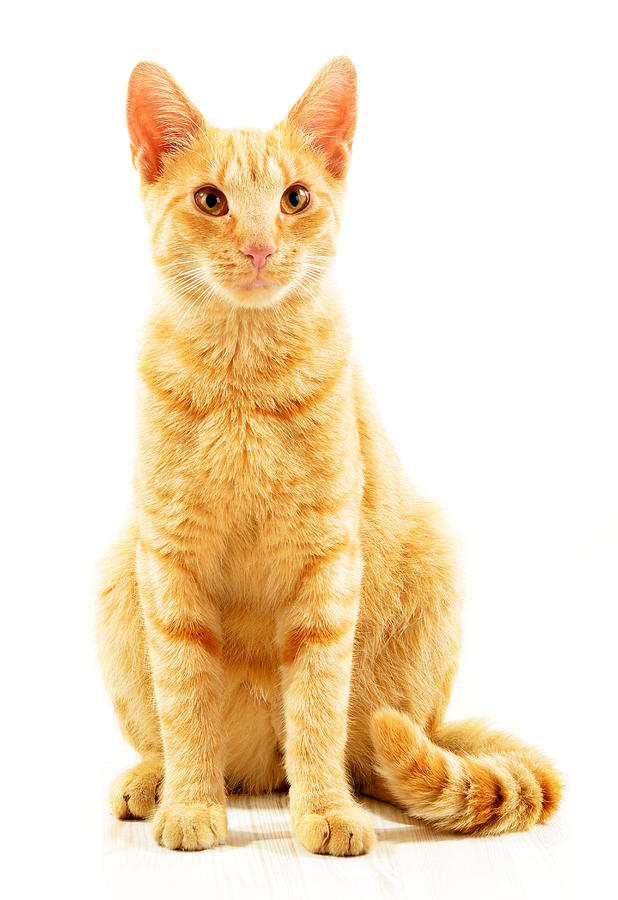
#> input picture testing_prediction_cat.jpg, 618 x 900 px
$ python contour.py
#> lines starting #> are read from the running program, lines starting #| are printed output that depends on the picture
import pylab
from PIL import Image

# This piece of code is responsible for making a contour of an animal shown on the page. It resizes the given
# image as well.

# read image to array
im = pylab.array(Image.open("testing_prediction_cat.jpg").convert("L"))
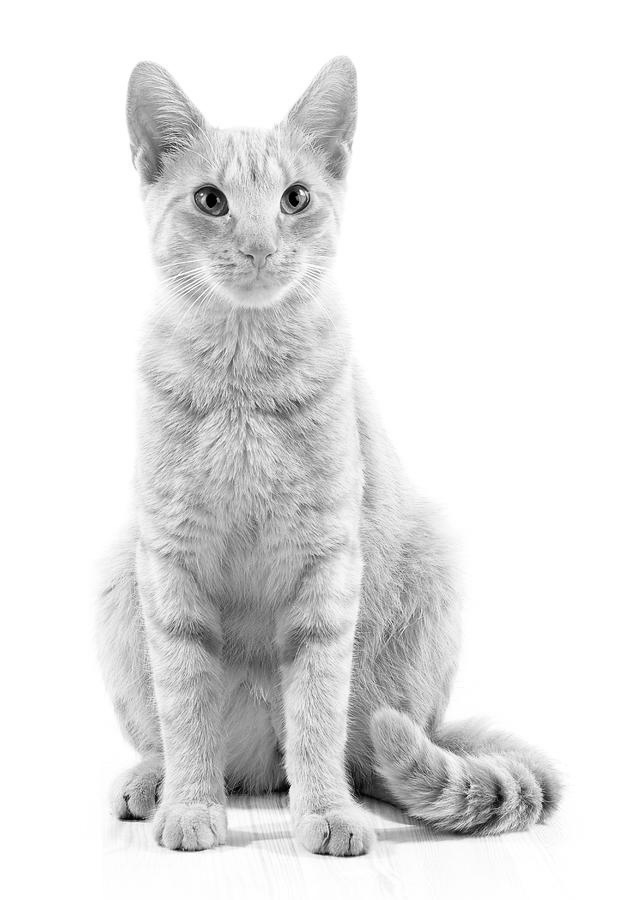
#> im: shape (900, 618); min 0, max 255, mean 227.7

# create a new figure
pylab.figure(figsize=(0.5, 0.5))

# show contours with origin upper left corner
pylab.contour(im, levels=[245], colors="black", origin="image")
pylab.axis("equal")

# pylab.show()
pylab.savefig("testing_prediction_cat_cont.jpg")
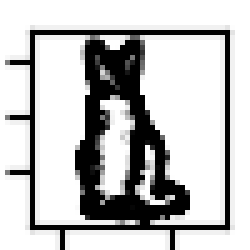
#> figure drawn by matplotlib, 1 panel

$ run again, with training_cat_original.jpg copied over testing_prediction_cat.jpg
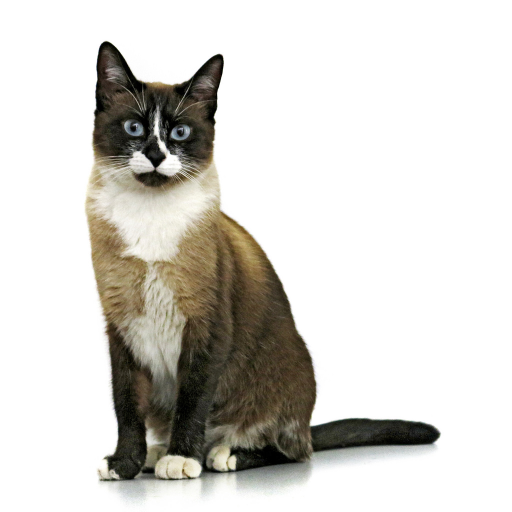
#> input picture training_cat_original.jpg, 1024 x 1024 px (shown at 1/2 size)
#> `im = pylab.array(Image.open("testing_prediction_cat.jpg").convert("L"))`:
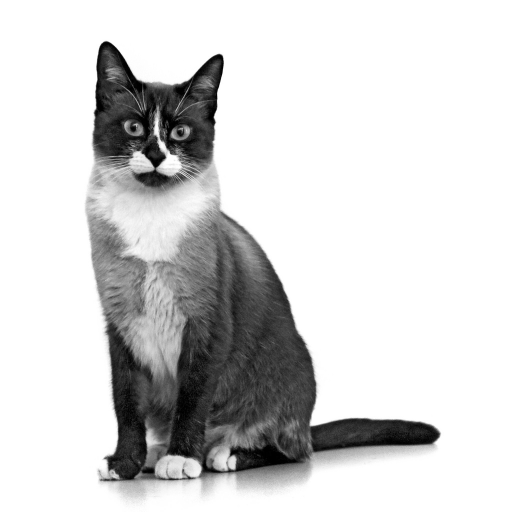
#> im: shape (1024, 1024) (shown at 1/2 size); min 0, max 255, mean 210.9
#> `pylab.savefig("testing_prediction_cat_cont.jpg")`:
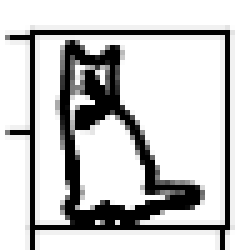
#> figure drawn by matplotlib, 1 panel
